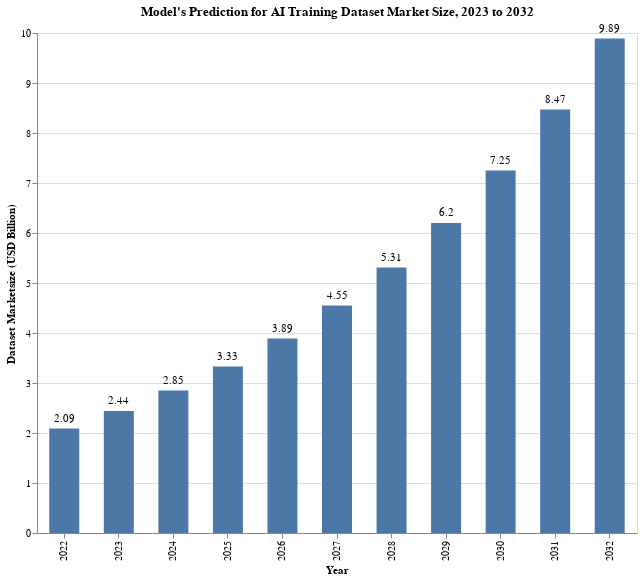

Here is the notebook cell this chart was saved with:
### Code cell
#create barchart in altair
barChart = alt.Chart(df, title=alt.Title("Model's Prediction for AI Training Dataset Market Size, 2023 to 2032")).mark_bar(size=30).encode(
    x=alt.X("x:O", title='Year'),
    y=alt.Y("y:Q", title='Dataset Marketsize (USD Billion)') 
).properties(
    width=600,
    height=500)

#create text labels
text = barChart.mark_text(align= 'center', dy=-10).encode(text='y:Q')

#overlay the text labels with the barchart into chart
chart = (barChart + text)

#display
chart

### Figure 1 — Vega-Lite specification as saved in the notebook (floating-point values rounded to 4 significant figures)
{"config": {"view": {"continuousWidth": 300, "continuousHeight": 300}}, "layer": [{"mark": {"type": "bar", "size": 30}, "encoding": {"x": {"field": "x", "title": "Year", "type": "ordinal"}, "y": {"field": "y", "title": "Dataset Marketsize (USD Billion)", "type": "quantitative"}}, "title": {"text": "Model's Prediction for AI Training Dataset Market Size, 2023 to 2032"}}, {"mark": {"type": "text", "align": "center", "dy": -10}, "encoding": {"text": {"field": "y", "type": "quantitative"}, "x": {"field": "x", "title": "Year", "type": "ordinal"}, "y": {"field": "y", "title": "Dataset Marketsize (USD Billion)", "type": "quantitative"}}, "title": {"text": "Model's Prediction for AI Training Dataset Market Size, 2023 to 2032"}}], "data": {"name": "data-1c62a746564d60e14adc657059108657"}, "height": 500, "width": 600, "$schema": "https://vega.github.io/schema/vega-lite/v5.17.0.json", "datasets": {"data-1c62a746564d60e14adc657059108657": [{"x": 2022, "y": 2.09}, {"x": 2023, "y": 2.44}, {"x": 2024, "y": 2.85}, {"x": 2025, "y": 3.33}, {"x": 2026, "y": 3.89}, {"x": 2027, "y": 4.55}, {"x": 2028, "y": 5.31}, {"x": 2029, "y": 6.2}, {"x": 2030, "y": 7.25}, {"x": 2031, "y": 8.47}, {"x": 2032, "y": 9.89}]}}
